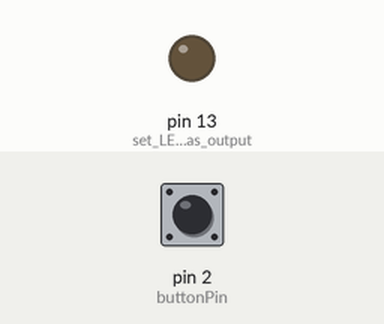
Simulated run of this sketch. Board: Arduino Uno, built with avr-gcc and run on an emulated ATmega328P. Parts: output pins drawn as LEDs (lit = HIGH). Dashed ring = blinking. Inputs (shaded band) come from the test bench; at power-on: pin 2 (buttonPin) HIGH. What the sketch prints to the serial monitor is not drawn.

Above: at 4.2 s.
4.3 s: pin 2 (buttonPin) pulled LOW for 0.15 s
At 4.57 s:
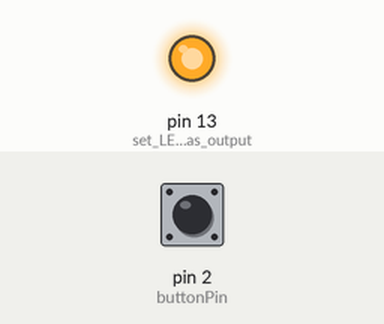
6.4 s: pin 2 (buttonPin) pulled LOW for 1 s
At 7.52 s:
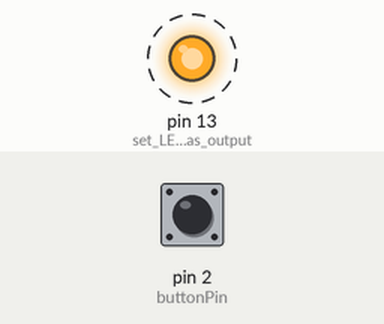
9.9 s: pin 2 (buttonPin) pulsed LOW 2 times (0.12 s each, 0.3 s apart)
At 12.4 s:
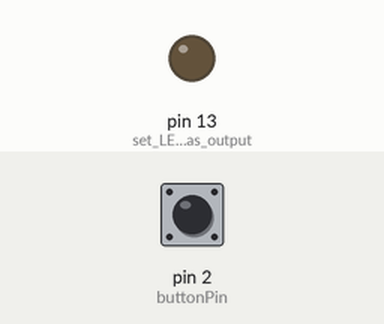
13.0 s: pin 2 (buttonPin) pulsed LOW 5 times (0.12 s each, 0.3 s apart)
At 13.24 s:
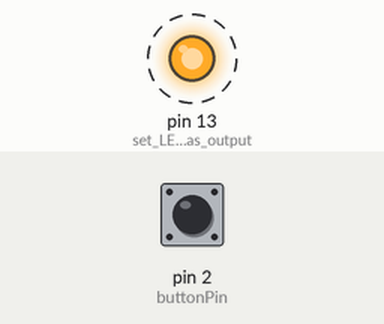
Timing chart, 0 to 16.4 s (numbered marks = the images above; inputs shaded):
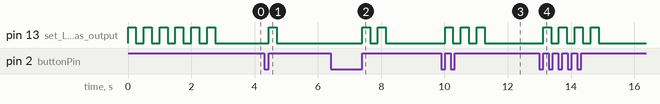

The sketch:

Arduino_UART_code.ino
```cpp
const int buttonPin = 2;
int blinkCount = 0;
const int blinkT = 500;

void blink(int num_blinks, int period)
{
  while(num_blinks--)
  {
    digitalWrite(LED_BUILTIN, HIGH);
    delay(period/2);
    digitalWrite(LED_BUILTIN, LOW);
    delay(period/2);
  }
}

void setup()
{
  pinMode(LED_BUILTIN, OUTPUT);      // set LED pin as output
  pinMode(buttonPin, INPUT_PULLUP);
  digitalWrite(LED_BUILTIN, LOW);    // switch off LED pin
  Serial.begin(9600);            // initialize UART with baud rate of 9600
  blink(6, blinkT);
}

void loop() {
  if(Serial.available())
  {
    char receivedData = Serial.read();
    if ((receivedData>0)&&(receivedData<6))
    {
      blink(receivedData, blinkT);
      Serial.write(receivedData);
    }
  }
  if(digitalRead(buttonPin)==0)
  {
    while(digitalRead(buttonPin)==0);
    blinkCount = (blinkCount+1)%6;
    blink(blinkCount, blinkT);
    Serial.write(blinkCount);
  }
}
```

Measured:
- after the input at 4.3 s, pin 13 (set_LED_pin_as_output): LOW → HIGH after 0.15 s, → LOW 0.25 s later
- after the input at 6.4 s, pin 13 (set_LED_pin_as_output): alternates HIGH for 0.25 s and LOW for 0.25 s, 4 changes in all, then stays LOW, starting after 1.0 s
- after the input at 9.9 s, pin 13 (set_LED_pin_as_output): alternates HIGH for 0.25 s and LOW for 0.25 s, 6 changes in all, then stays LOW, starting after 0.12 s
- after the input at 13.0 s, pin 13 (set_LED_pin_as_output): alternates HIGH for 0.25 s and LOW for 0.25 s, 8 changes in all, then stays LOW, starting after 0.12 s
